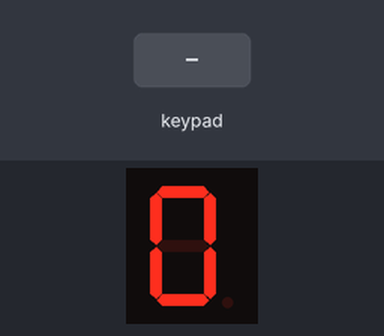
Bench run of a sketch on a simulated Arduino Uno, built with avr-gcc and run on an emulated ATmega328P. Shown: 1-digit seven-segment display. Wiring (inferred from the names in the program): 1-digit 7-segment display, segments lit when HIGH: segments pin 10, pin 11, pin 12, pin 13, pin 14, pin 15, pin 16. Inputs (shaded band) come from the test bench. The segment pins are drawn as the display they are named for.

Above: at 1.2 s.
1.3 s: keypad keys 1 2 # pressed 0.4 s apart
At 5.3 s:
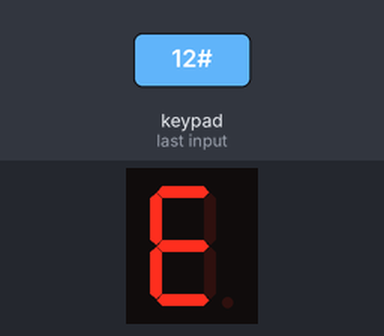
5.5 s: key 'A' pressed
At 6.7 s:
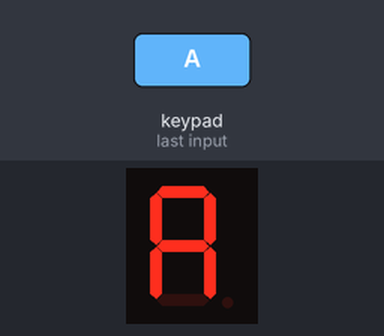
8.5 s: key 'C' pressed
At 9.6 s:
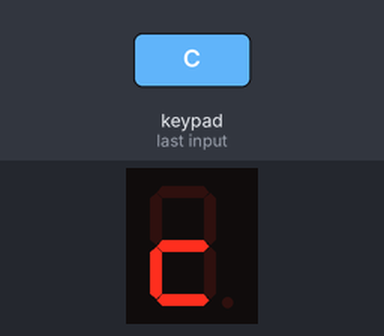
11.5 s: keypad keys 1 2 * pressed 0.4 s apart
At 15.5 s:
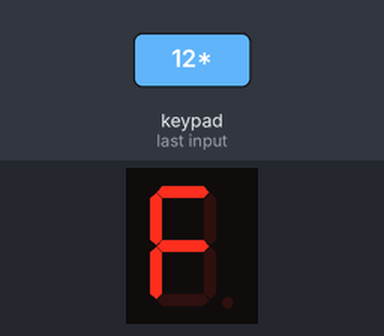
15.7 s: key 'D' pressed
At 17.0 s:
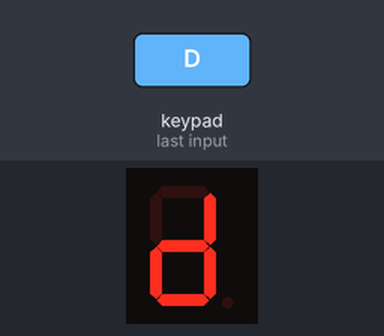
18.7 s: key '*' pressed
At 19.8 s:
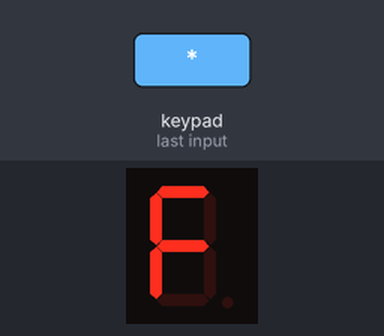
Timing chart, 0 to 21.7 s (numbered marks = the images above; inputs shaded):
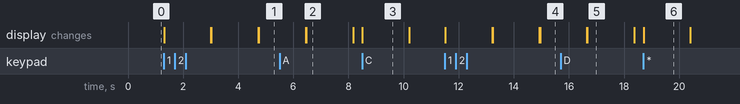

The sketch:

TECLADOO.ino
```cpp
/*
 Fundación Kinal
 Centro Educativo Técnico Laboral Kinal
 Electrónica
 Grado: Quinto
 Sección: A
 Curso: Taller de Electrónica Digital y Reparación de Computadoras I
 Nombre: Luis Alexander Racanac Canahui
 Carné: 2022083

*/

#include <Keypad.h>
#define columnas_teclado 4
#define filas_teclado 4
#define f1_teclado 2
#define f2_teclado 3
#define f3_teclado 4
#define f4_teclado 5
#define c1_teclado 6
#define c2_teclado 7
#define c3_teclado 8
#define c4_teclado 9
#define a 10
#define b 11
#define c 12
#define d 13
#define e 14
#define f 15
#define g 16

char keys [filas_teclado][columnas_teclado] = {
  {'1', '2', '3', 'A'},
  {'4', '5', '6', 'B'},
  {'7', '8', '9', 'C'},
  {'*', '0', '#', 'D'},
};

byte pines_filas[filas_teclado] = {f1_teclado,f2_teclado,f3_teclado,f4_teclado};
byte pines_columnas[columnas_teclado] = {c1_teclado,c2_teclado,c3_teclado,c4_teclado};

Keypad teclado_profe = Keypad( makeKeymap(keys), pines_filas, pines_columnas, filas_teclado,columnas_teclado);

void setup() {
  Serial.begin(9600);
  pinMode(a, OUTPUT);
  pinMode(b, OUTPUT);
  pinMode(c, OUTPUT);
  pinMode(d, OUTPUT);
  pinMode(e, OUTPUT);
  pinMode(f, OUTPUT);
  pinMode(g, OUTPUT);

}

void loop() {

   char tecla = teclado_profe.getKey();
   if(tecla==LOW){
     digitalWrite(a, HIGH);
     digitalWrite(b, HIGH);
     digitalWrite(c, HIGH);
     digitalWrite(d, HIGH);
     digitalWrite(e, HIGH);
     digitalWrite(f, HIGH);
     digitalWrite(g, LOW);
   }

   if(tecla=='0'){
   digitalWrite(a, HIGH);
   digitalWrite(b, HIGH);
   digitalWrite(c, HIGH);
   digitalWrite(d, HIGH);
   digitalWrite(e, HIGH);
   digitalWrite(f, HIGH);
   digitalWrite(g, LOW);
   delay(1700);

}else{

  if(tecla=='1'){
   digitalWrite(a, LOW);
   digitalWrite(b, HIGH);
   digitalWrite(c, HIGH);
   digitalWrite(d, LOW);
   digitalWrite(e, LOW);
   digitalWrite(f, LOW);
   digitalWrite(g, LOW);
   delay(1700);

}else{
 if(tecla=='2'){
   digitalWrite(a, HIGH);
   digitalWrite(b, HIGH);
   digitalWrite(c, LOW);
   digitalWrite(d, HIGH);
   digitalWrite(e, HIGH);
   digitalWrite(f, LOW);
   digitalWrite(g, HIGH);
   delay(1700);

}else{
 if(tecla=='3'){
   digitalWrite(a, HIGH);
   digitalWrite(b, HIGH);
   digitalWrite(c, HIGH);
   digitalWrite(d, HIGH);
   digitalWrite(e, LOW);
   digitalWrite(f, LOW);
   digitalWrite(g, HIGH);
   delay(1700);

}else{
 if(tecla=='4'){
   digitalWrite(a, LOW);
   digitalWrite(b, HIGH);
   digitalWrite(c, HIGH);
   digitalWrite(d, LOW);
   digitalWrite(e, LOW);
   digitalWrite(f, HIGH);
   digitalWrite(g, HIGH);
   delay(1700);

}else{
 if(tecla=='5'){
   digitalWrite(a, HIGH);
   digitalWrite(b, LOW);
   digitalWrite(c, HIGH);
   digitalWrite(d, HIGH);
   digitalWrite(e, LOW);
   digitalWrite(f, HIGH);
   digitalWrite(g, HIGH);
   delay(1700);

}else{
 if(tecla=='6'){
   digitalWrite(a, HIGH);
   digitalWrite(b, LOW);
   digitalWrite(c, HIGH);
   digitalWrite(d, HIGH);
   digitalWrite(e, HIGH);
   digitalWrite(f, HIGH);
   digitalWrite(g, HIGH);
   delay(1700);

}else{
 if(tecla=='7'){
   digitalWrite(a, HIGH);
   digitalWrite(b, HIGH);
   digitalWrite(c, HIGH);
   digitalWrite(d, LOW);
   digitalWrite(e, LOW);
   digitalWrite(f, LOW);
   digitalWrite(g, LOW);
   delay(1700);

}else{
 if(tecla=='8'){
   digitalWrite(a, HIGH);
   digitalWrite(b, HIGH);
   digitalWrite(c, HIGH);
   digitalWrite(d, HIGH);
   digitalWrite(e, HIGH);
   digitalWrite(f, HIGH);
   digitalWrite(g, HIGH);
   delay(1700);

}else{
 if(tecla=='9'){
   digitalWrite(a, HIGH);
   digitalWrite(b, HIGH);
   digitalWrite(c, HIGH);
   digitalWrite(d, HIGH);
   digitalWrite(e, LOW);
   digitalWrite(f, HIGH);
   digitalWrite(g, HIGH);
   delay(1700);

}else{
 if(tecla=='*'){
   digitalWrite(a, HIGH);
   digitalWrite(b, LOW);
   digitalWrite(c, LOW);
   digitalWrite(d, LOW);
   digitalWrite(e, HIGH);
   digitalWrite(f, HIGH);
   digitalWrite(g, HIGH);
   delay(1700);

}else{
 if(tecla=='#'){
   digitalWrite(a, HIGH);
   digitalWrite(b, LOW);
   digitalWrite(c, LOW);
   digitalWrite(d, HIGH);
   digitalWrite(e, HIGH);
   digitalWrite(f, HIGH);
   digitalWrite(g, HIGH);
   delay(1700);

}else{
 if(tecla=='A'){
   digitalWrite(a, HIGH);
   digitalWrite(b, HIGH);
   digitalWrite(c, HIGH);
   digitalWrite(d, LOW);
   digitalWrite(e, HIGH);
   digitalWrite(f, HIGH);
   digitalWrite(g, HIGH);
   delay(1700);

}else{
 if(tecla=='B'){
   digitalWrite(a, LOW);
   digitalWrite(b, LOW);
   digitalWrite(c, HIGH);
   digitalWrite(d, HIGH);
   digitalWrite(e, HIGH);
   digitalWrite(f, HIGH);
   digitalWrite(g, HIGH);
   delay(1700);

}else{
 if(tecla=='C'){
   digitalWrite(a, LOW);
   digitalWrite(b, LOW);
   digitalWrite(c, LOW);
   digitalWrite(d, HIGH);
   digitalWrite(e, HIGH);
   digitalWrite(f, LOW);
   digitalWrite(g, HIGH);
   delay(1700);

}else{
 if(tecla=='D'){
   digitalWrite(a, LOW);
   digitalWrite(b, HIGH);
   digitalWrite(c, HIGH);
   digitalWrite(d, HIGH);
   digitalWrite(e, HIGH);
   digitalWrite(f, LOW);
   digitalWrite(g, HIGH);
   delay(1700);

}
}
}
}
}
}
}
}
}
}
}
}
}
}
}
}
}
```

Measured:
- after the input at 1.3 s, the display: first changes at once (image 1 shows a later state)
- after the input at 5.5 s, the display: first differs from a run without the input after 0.97 s (image 2)
- after the input at 8.5 s, the display: changes at once (image 3)
- after the input at 11.5 s, the display: first changes at once (image 4 shows a later state)
- after the input at 15.7 s, the display: first differs from a run without the input after 0.97 s (image 5)
- after the input at 18.7 s, the display: changes at once (image 6)
- what the display in image 2 shows lasts 1.7 s, from 6.5 s to 8.2 s
